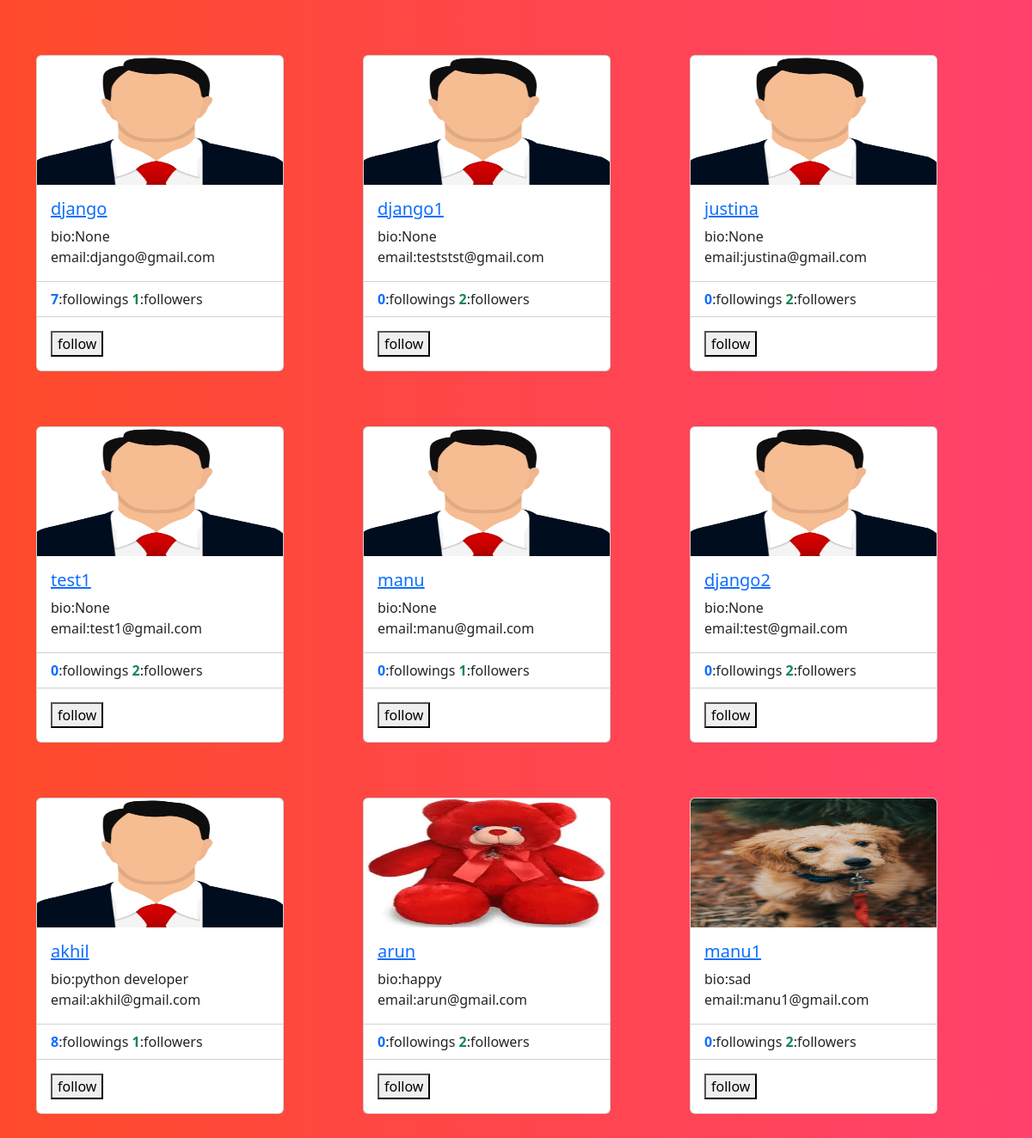
The app's page /profiles/all (signed in) with its own data.
### socialapp/models.py (models this page shows)
class UserProfile(models.Model):
    user=models.OneToOneField(User,on_delete=models.CASCADE,related_name="profile",null=True)
    address=models.CharField(max_length=200,null=True)
    phone=models.CharField(max_length=200,null=True)
    profile_pic=models.ImageField(upload_to="profilepics",null=True,blank=True)#null is for data base and blank is for form so that it will not be included in form
    dob=models.DateField(null=True)
    bio=models.CharField(max_length=200,null=True)
    following=models.ManyToManyField("self",related_name="followed_by",symmetrical=False,null=True)#there is no need of someone to follow back
    block=models.ManyToManyField("self",related_name="blocked", symmetrical=False,null=True)
    def __str__(self):
        return self.user.username #we are goimg from userprofile to usermodel ie to print the profile name

### socialapp/views.py (the view)
# urls.py: path("profiles/all",views.ProfileListView.as_view(),name="profile_list"),
@method_decorator(decs,name="dispatch")
class ProfileListView(View):
    def get(self,request,*args,**kwargs):
        qs=UserProfile.objects.all().exclude(user=request.user)#to excluding profile of loggined user
        return render(request,"profile_list.html",{"data":qs})

### socialapp/templates/profile_list.html (shortened to what this page needs)
<!DOCTYPE html>
{%load static%}
<html lang="en">
<head>
    <link href="https://cdn.jsdelivr.net/npm/bootstrap@5.3.2/dist/css/bootstrap.min.css" rel="stylesheet">
</head>
<body style="background: #FF416C;
background: -webkit-linear-gradient(to right, #FF4B2B, #FF416C);
background: linear-gradient(to right, #FF4B2B, #FF416C);">
    <div class="container">
        <div class="row mt-5">
            {%for profile in data %}
                <div class="col-4 mt-3 mb-5">
                    <div class="card" style="width: 18rem;">
                        {%if profile.profile_pic%}
                        <img src="{{profile.profile_pic.url}}" class="card-img-top " alt="..." height="150px">
                        {%else%}
                        <img src="{%static 'socialapp/images/profilepic.png'%}" class="card-img-top" alt="..."  height="150px">
                          {%endif%}
                        <div class="card-body">
                          <h5 class="card-title">
                            <a href="{%url 'profile-detail' profile.id%}">{{profile}}</a>
                          </h5>
                          <p class="card-text">bio:{{profile.bio}} <br>email:{{profile.user.email}}</p>
                        </div>
                        <ul class="list-group list-group-flush">
                          <li class="list-group-item"><span class="fw-bolder text-primary">{{profile.following.count}}</span>:followings <span class="fw-bolder text-success">{{profile.followed_by.count}}</span>:followers</li>
                        </ul>
                        <div class="card-body">
                          <form action="{%url 'follow' profile.id%}" method="post">
                            {%if profile in request.user.profile.following.all%}
                              <button type="submit" name="action" value="unfollow">unfollow</button>
                            {%else%}
                              <button type="submit" name="action" value="follow">follow</button>
                            {%endif%}
                            </form>
                        </div>
                      </div>
                </div>
            {%endfor%}
        </div>
    </div>
</body>
</html>

### records on screen
UserProfile: user.username "django", bio "None", user.email "django@gmail.com", following.count "7", followed_by.count "1"
UserProfile: user.username "django1", bio "None", user.email "teststst@gmail.com", following.count "0", followed_by.count "2"
UserProfile: user.username "justina", bio "None", user.email "justina@gmail.com", following.count "0", followed_by.count "2"
UserProfile: user.username "test1", bio "None", user.email "test1@gmail.com", following.count "0", followed_by.count "2"
UserProfile: user.username "manu", bio "None", user.email "manu@gmail.com", following.count "0", followed_by.count "1"
UserProfile: user.username "django2", bio "None", user.email "test@gmail.com", following.count "0", followed_by.count "2"
UserProfile: user.username "akhil", bio "python developer", user.email "akhil@gmail.com", following.count "8", followed_by.count "1"
UserProfile: profile_pic (picture), user.username "arun", bio "happy", user.email "arun@gmail.com", following.count "0", followed_by.count "2"
UserProfile: profile_pic (picture), user.username "manu1", bio "sad", user.email "manu1@gmail.com", following.count "0", followed_by.count "2"
